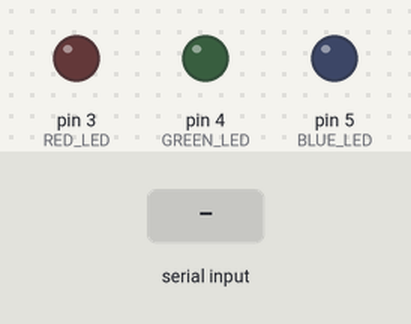
The sketch below on a simulated Arduino Uno, built with avr-gcc and run on an emulated ATmega328P. Shown: output pins drawn as LEDs (lit = HIGH). Dashed ring = blinking. The inputs (shaded band) are chosen by the test bench. What the sketch prints to the serial monitor is not drawn.

Above: at 1.2 s.
1.3 s: "F" received over the second serial link
At 1.45 s:
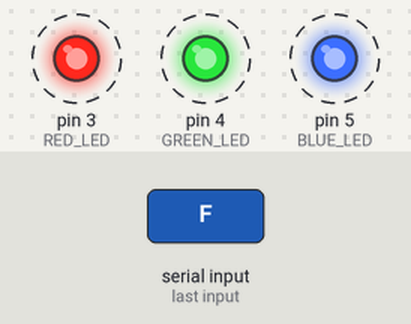
4.3 s: "R" received over the second serial link
At 5.5 s:
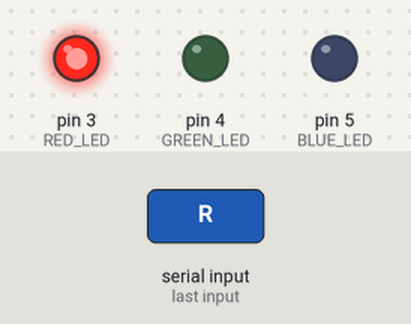
5.8 s: "G" received over the second serial link
At 6.3 s:
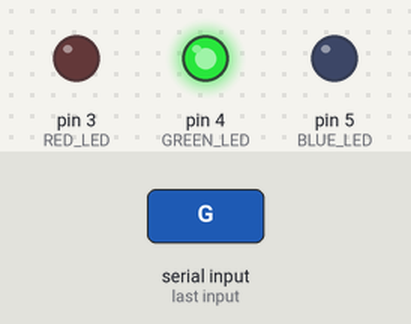
7.3 s: "B" received over the second serial link
At 8.5 s:
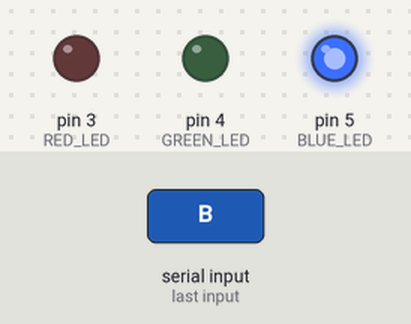
8.8 s: "X" received over the second serial link
At 9.8 s:
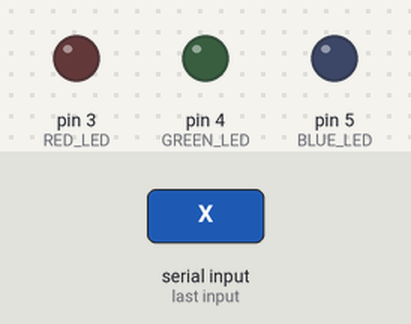
Timing chart, 0 to 11.3 s (numbered marks = the images above; inputs shaded):
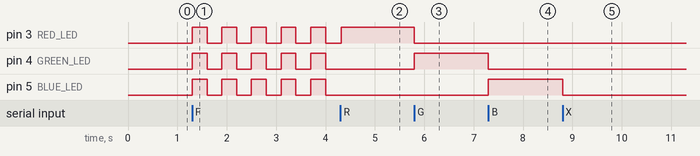

The sketch:

q31.ino
```cpp
#include <SoftwareSerial.h>

SoftwareSerial BT(10, 11);   // RX, TX

const int RED_LED = 3;
const int GREEN_LED = 4;
const int BLUE_LED = 5;

void setup() {
  pinMode(RED_LED, OUTPUT);
  pinMode(GREEN_LED, OUTPUT);
  pinMode(BLUE_LED, OUTPUT);

  Serial.begin(9600);
  BT.begin(9600);

  Serial.println("Bluetooth LED Controller Ready");
}

void loop() {

  if (BT.available()) {

    char command = BT.read();

    switch (command) {

      case 'R':
        digitalWrite(RED_LED, HIGH);
        digitalWrite(GREEN_LED, LOW);
        digitalWrite(BLUE_LED, LOW);
        BT.println("Red LED ON");
        break;

      case 'G':
        digitalWrite(RED_LED, LOW);
        digitalWrite(GREEN_LED, HIGH);
        digitalWrite(BLUE_LED, LOW);
        BT.println("Green LED ON");
        break;

      case 'B':
        digitalWrite(RED_LED, LOW);
        digitalWrite(GREEN_LED, LOW);
        digitalWrite(BLUE_LED, HIGH);
        BT.println("Blue LED ON");
        break;

      case 'X':
        digitalWrite(RED_LED, LOW);
        digitalWrite(GREEN_LED, LOW);
        digitalWrite(BLUE_LED, LOW);
        BT.println("All LEDs OFF");
        break;

      case 'F':
        for (int i = 0; i < 5; i++) {
          digitalWrite(RED_LED, HIGH);
          digitalWrite(GREEN_LED, HIGH);
          digitalWrite(BLUE_LED, HIGH);
          delay(300);

          digitalWrite(RED_LED, LOW);
          digitalWrite(GREEN_LED, LOW);
          digitalWrite(BLUE_LED, LOW);
          delay(300);
        }
        BT.println("Flash Complete");
        break;

      default:
        BT.println("Invalid Command");
        break;
    }
  }
}
```

Measured:
- after the input at 1.3 s, pin 3 (RED_LED), pin 4 (GREEN_LED), pin 5 (BLUE_LED): alternates HIGH for 0.30 s and LOW for 0.30 s, starting at once
- after the input at 4.3 s, pin 3 (RED_LED): LOW → HIGH at once
- after the input at 5.8 s, pin 3 (RED_LED): HIGH → LOW at once; pin 4 (GREEN_LED): LOW → HIGH at once
- after the input at 7.3 s, pin 4 (GREEN_LED): HIGH → LOW at once; pin 5 (BLUE_LED): LOW → HIGH at once
- after the input at 8.8 s, pin 5 (BLUE_LED): HIGH → LOW at once
